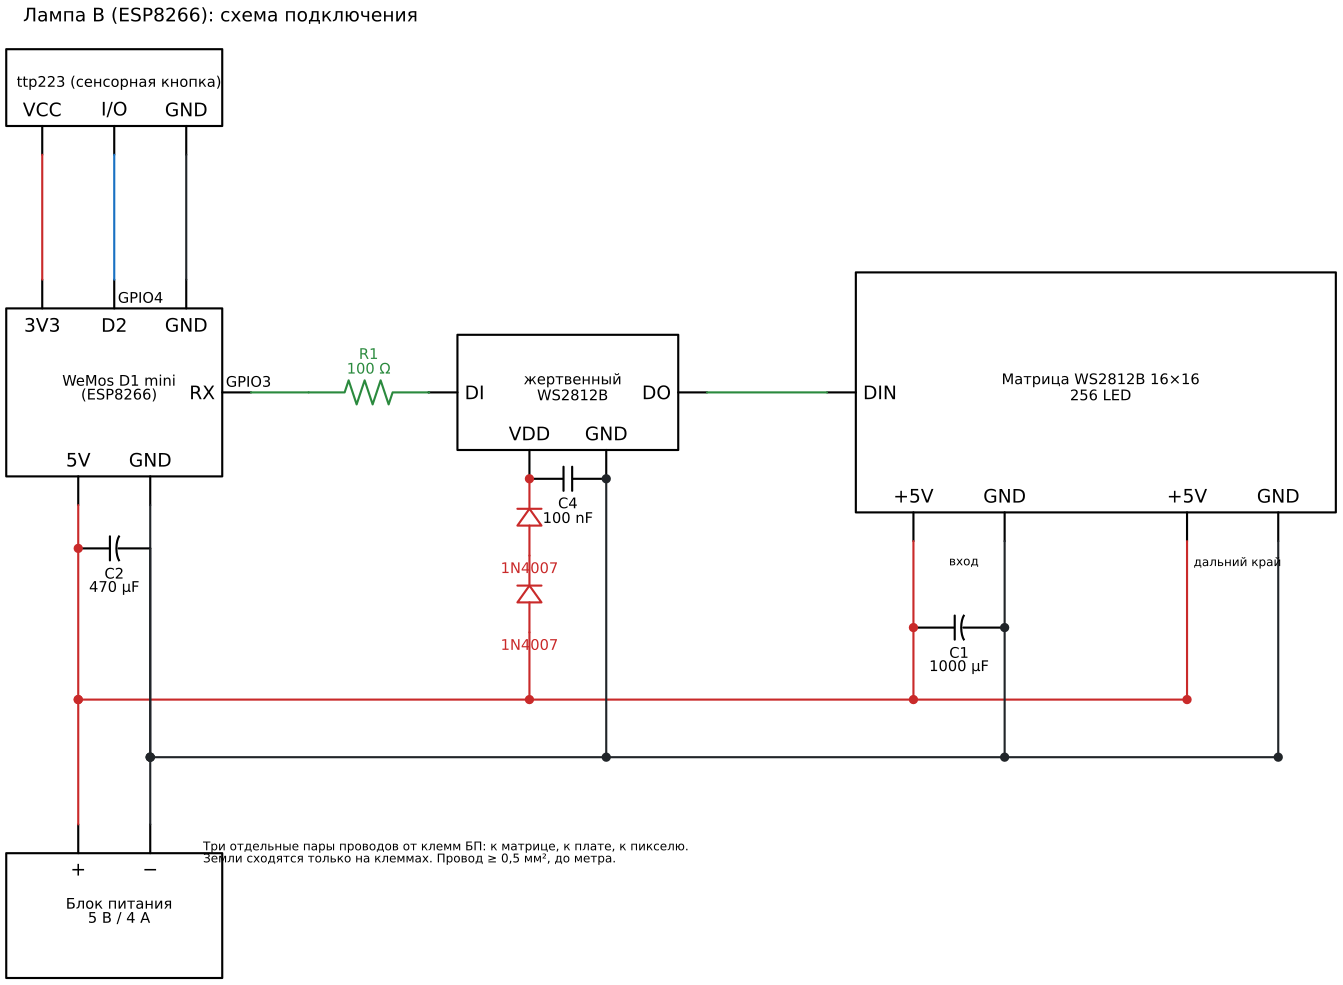

Python code for this plot:
# Lamp B (WeMos D1 mini) wiring. Render:
#   uv run --with schemdraw --with matplotlib python docs/schematics/lamp-b-wiring.py
# Writes lamp-b-wiring.svg and .png next to this file.

from pathlib import Path

import schemdraw
import schemdraw.elements as elm

RED, BLK, GRN, BLU = '#c92a2a', '#212529', '#2b8a3e', '#1971c2'
OUT = Path(__file__).with_suffix('')

with schemdraw.Drawing(show=False) as d:
    d.config(unit=2, fontsize=11, font='sans-serif', lw=1.6)

    # --- controller -------------------------------------------------------
    mcu = d.add(elm.Ic(
        pins=[
            elm.IcPin(name='3V3', side='top', slot='1/3'),
            elm.IcPin(name='D2', pin='GPIO4', side='top', slot='2/3'),
            elm.IcPin(name='GND', side='top', slot='3/3', anchorname='GNDt'),
            elm.IcPin(name='RX', pin='GPIO3', side='right'),
            elm.IcPin(name='5V', side='bottom', slot='1/2'),
            elm.IcPin(name='GND', side='bottom', slot='2/2', anchorname='GNDb'),
        ],
        size=(4.5, 3.5), pinspacing=1.5, leadlen=0.6,
        label='WeMos D1 mini\n(ESP8266)'))

    # --- touch pad above the controller ------------------------------------
    btn = d.add(elm.Ic(
        pins=[
            elm.IcPin(name='VCC', side='bottom', slot='1/3'),
            elm.IcPin(name='I/O', side='bottom', slot='2/3', anchorname='IO'),
            elm.IcPin(name='GND', side='bottom', slot='3/3'),
        ],
        size=(4.5, 1.6), pinspacing=1.5, leadlen=0.6,
        label='ttp223 (сенсорная кнопка)')
        .anchor('VCC').at((mcu['3V3'].x, mcu['3V3'].y + 2.6)))
    d.add(elm.Line().at(btn.VCC).to(mcu['3V3']).color(RED))
    d.add(elm.Line().at(btn.IO).to(mcu.D2).color(BLU))
    d.add(elm.Line().at(btn.GND).to(mcu.GNDt).color(BLK))

    # --- sacrificial pixel ------------------------------------------------
    d.add(elm.Line().at(mcu.RX).right().length(1.2).color(GRN))
    r1 = d.add(elm.Resistor().right().length(2.5).label('R1\n100 Ω').color(GRN))
    pix = d.add(elm.Ic(
        pins=[
            elm.IcPin(name='DI', side='left'),
            elm.IcPin(name='DO', side='right'),
            elm.IcPin(name='VDD', side='bottom', slot='1/2'),
            elm.IcPin(name='GND', side='bottom', slot='2/2'),
        ],
        size=(4.6, 2.4), pinspacing=1.6, leadlen=0.6,
        label='жертвенный\nWS2812B')
        .anchor('DI').at(r1.end))
    d.add(elm.Line().at(r1.end).right().length(0.01).color(GRN))

    # VDD through two 1N4007 in series: anode at +5 V (bottom), cathode at the pixel.
    d2 = d.add(elm.Diode().at(pix.VDD).down().reverse().length(1.6).label('1N4007', loc='left').color(RED))
    d1 = d.add(elm.Diode().down().reverse().length(1.6).label('1N4007', loc='left').color(RED))
    d.add(elm.Dot().at(pix.VDD).color(RED))
    c4 = d.add(elm.Capacitor().at(pix.VDD).right().tox(pix.GND).label('C4\n100 nF', loc='bottom'))
    d.add(elm.Dot().at(pix.GND).color(BLK))

    # --- matrix ------------------------------------------------------------
    mtx = d.add(elm.Ic(
        pins=[
            elm.IcPin(name='DIN', side='left'),
            elm.IcPin(name='+5V', side='bottom', slot='1/5', anchorname='V1'),
            elm.IcPin(name='GND', side='bottom', slot='2/5', anchorname='G1'),
            elm.IcPin(name='+5V', side='bottom', slot='4/5', anchorname='V2'),
            elm.IcPin(name='GND', side='bottom', slot='5/5', anchorname='G2'),
        ],
        size=(10, 5), pinspacing=1.9, leadlen=0.6,
        label='Матрица WS2812B 16×16\n256 LED')
        .anchor('DIN').at((pix.DO.x + 2.5, pix.DO.y)))
    d.add(elm.Line().at(pix.DO).to(mtx.DIN).color(GRN))
    d.add(elm.Label().at(((mtx.V1.x + mtx.G1.x) / 2, mtx.V1.y - 0.55)).label('вход', fontsize=9))
    d.add(elm.Label().at(((mtx.V2.x + mtx.G2.x) / 2, mtx.V2.y - 0.55)).label('дальний край', fontsize=9))
    c1 = d.add(elm.Capacitor2().at((mtx.V1.x, mtx.V1.y - 1.8)).right().tox(mtx.G1)
               .label('C1\n1000 µF', loc='bottom'))
    d.add(elm.Dot().at(c1.start).color(RED))
    d.add(elm.Dot().at(c1.end).color(BLK))

    # --- power rails --------------------------------------------------------
    rail_v = d1.end.y - 1.4
    rail_g = rail_v - 1.2
    psu = d.add(elm.Ic(
        pins=[elm.IcPin(name='+', side='top', slot='1/2', anchorname='P'),
              elm.IcPin(name='−', side='top', slot='2/2', anchorname='M')],
        size=(4.5, 2.6), pinspacing=1.5, leadlen=0.6,
        label='Блок питания\n5 В / 4 А')
        .right().anchor('P').at((mcu['5V'].x, rail_g - 1.4)))

    # +5 V: PSU + → rail → D1 5V, diodes, matrix input and far end
    d.add(elm.Line().at(psu.P).up().toy(rail_v).color(RED))
    d.add(elm.Dot().at((psu.P.x, rail_v)).color(RED))
    d.add(elm.Line().at((psu.P.x, rail_v)).right().tox(mtx.V2).color(RED))
    for x in (mcu['5V'].x, d1.end.x, mtx.V1.x, mtx.V2.x):
        d.add(elm.Dot().at((x, rail_v)).color(RED))
    d.add(elm.Line().at(mcu['5V']).down().toy(rail_v).color(RED))
    d.add(elm.Line().at(d1.end).down().toy(rail_v).color(RED))
    d.add(elm.Line().at(mtx.V1).down().toy(rail_v).color(RED))
    d.add(elm.Line().at(mtx.V2).down().toy(rail_v).color(RED))

    # GND: PSU − → rail → all grounds
    d.add(elm.Line().at(psu.M).up().toy(rail_g).color(BLK))
    d.add(elm.Dot().at((psu.M.x, rail_g)).color(BLK))
    d.add(elm.Line().at((psu.M.x, rail_g)).right().tox(mtx.G2).color(BLK))
    for x in (mcu.GNDb.x, pix.GND.x, mtx.G1.x, mtx.G2.x):
        d.add(elm.Dot().at((x, rail_g)).color(BLK))
    d.add(elm.Line().at(mcu.GNDb).down().toy(rail_g).color(BLK))
    d.add(elm.Line().at(pix.GND).down().toy(rail_g).color(BLK))
    d.add(elm.Line().at(mtx.G1).down().toy(rail_g).color(BLK))
    d.add(elm.Line().at(mtx.G2).down().toy(rail_g).color(BLK))

    # C2 at the board's 5 V, C3 at 3V3 (shown as a note, sits on the module)
    c2 = d.add(elm.Capacitor2().at((mcu['5V'].x, mcu['5V'].y - 0.9)).right().length(1.5)
               .label('C2\n470 µF', loc='bottom'))
    d.add(elm.Line().at(c2.end).down().toy(rail_g).color(BLK))
    d.add(elm.Dot().at((c2.end.x, rail_g)).color(BLK))
    d.add(elm.Dot().at(c2.start).color(RED))

    d.add(elm.Label().at((psu.M.x + 1.0, rail_g - 1.9)).label(
        'Три отдельные пары проводов от клемм БП: к матрице, к плате, к пикселю.\n'
        'Земли сходятся только на клеммах. Провод ≥ 0,5 мм², до метра.',
        fontsize=9, halign='left'))
    d.add(elm.Label().at((mcu['3V3'].x - 0.5, btn.VCC.y + 3.0)).label(
        'Лампа B (ESP8266): схема подключения', fontsize=14, halign='left'))

    d.save(str(OUT.with_suffix('.svg')))
    d.save(str(OUT.with_suffix('.png')), dpi=150)
